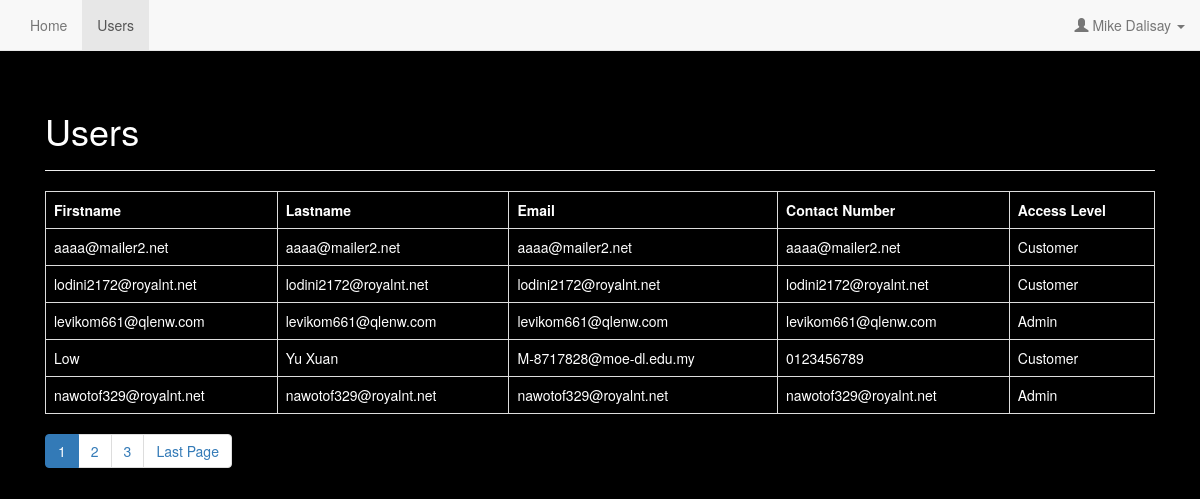
Page /admin/read_users.php (signed in) on the committed database.
### tables this page shows
CREATE TABLE `users` (
  `id` int(11) NOT NULL,
  `firstname` varchar(32) NOT NULL,
  `lastname` varchar(32) NOT NULL,
  `email` varchar(64) NOT NULL,
  `contact_number` varchar(64) NOT NULL,
  `address` text NOT NULL,
  `password` varchar(512) NOT NULL,
  `access_level` varchar(16) NOT NULL,
  `access_code` text NOT NULL,
  `status` int(11) NOT NULL COMMENT '0=pending,1=confirmed',
  `created` datetime NOT NULL,
  `modified` timestamp NOT NULL DEFAULT current_timestamp() ON UPDATE current_timestamp()
);

### config/core.php (called while the page is built, shortened)
<?php
$home_url = "http://localhost/Session-Lg/";
$page = isset($_GET['page']) ? $_GET['page'] : 1;
$records_per_page = 5;
$from_record_num = ($records_per_page * $page) - $records_per_page;

### objects/user.php (called while the page is built, shortened)
<?php
class User
{
    private $conn;
    private $table_name = "users";
    function readAll($from_record_num, $records_per_page)
    {
        $query = "SELECT
                id,
                firstname,
                lastname,
                email,
                contact_number,
                access_level,
                created
            FROM " . $this->table_name . "
            ORDER BY id DESC
            LIMIT ?, ?";
        $stmt = $this->conn->prepare($query);
        $stmt->bindParam(1, $from_record_num, PDO::PARAM_INT);
        $stmt->bindParam(2, $records_per_page, PDO::PARAM_INT);
        $stmt->execute();
        return $stmt;
    }
    public function countAll()
    {
        $query = "SELECT id FROM " . $this->table_name . "";
        $stmt = $this->conn->prepare($query);
        $stmt->execute();
        $num = $stmt->rowCount();
        return $num;
    }
    public function __construct($db)
    {
        $this->conn = $db;
    }
}

### admin/read_users_template.php (the view)
<?php
if($num>0){
    echo "<table class='table table-responsive table-bordered'>";
    echo "<tr>";
        echo "<th>Firstname</th>";
        echo "<th>Lastname</th>";
        echo "<th>Email</th>";
        echo "<th>Contact Number</th>";
        echo "<th>Access Level</th>";
    echo "</tr>";
        while ($row = $stmt->fetch(PDO::FETCH_ASSOC)){
        extract($row);
        echo "<tr>";
            echo "<td>{$firstname}</td>";
            echo "<td>{$lastname}</td>";
            echo "<td>{$email}</td>";
            echo "<td>{$contact_number}</td>";
            echo "<td>{$access_level}</td>";
        echo "</tr>";
        }
    echo "</table>";
    $page_url="read_users.php?";
    $total_rows = $user->countAll();
    include_once 'paging.php';
}
else{
    echo "<div class='alert alert-danger'>
        <strong>No users found.</strong>
    </div>";
}

### admin/layout_head.php (shortened to what this page needs)
<!DOCTYPE html>
<html lang="en">
<head>
    <link href="https://maxcdn.bootstrapcdn.com/bootstrap/3.3.7/css/bootstrap.min.css" rel="stylesheet" media="screen" />
    <link href="<?php echo $home_url . "libs/css/admin.css" ?>" rel="stylesheet" />
</head>
<body>
    <?php
    include_once "navigation.php";
    ?>
    <div class="container">
        <div class="col-md-12">
            <div class="page-header">
                <h1><?php echo isset($page_title) ? $page_title : "Admin"; ?></h1>
            </div>
        </div>

### admin/navigation.php (shortened to what this page needs)
<div class="navbar navbar-default navbar-static-top" role="navigation">
    <div class="container-fluid">
        <div class="navbar-collapse collapse">
            <ul class="nav navbar-nav">
                <li <?php echo $page_title == "Admin Index" ? "class='active'" : ""; ?>>
                    <a href="<?php echo $home_url; ?>admin/index.php">Home</a>
                </li>
                <li <?php
                    echo $page_title == "Users" ? "class='active'" : ""; ?>>
                    <a href="<?php echo $home_url; ?>admin/read_users.php">Users</a>
                </li>
            </ul>
            <ul class="nav navbar-nav navbar-right">
                <li>
                    <a href="#" class="dropdown-toggle" data-toggle="dropdown" role="button" aria-expanded="false">
                        <span class="glyphicon glyphicon-user" aria-hidden="true"></span>
                        <?php echo $_SESSION['firstname'] . ' ' . $_SESSION['lastname']; ?>
                        <span class="caret"></span>
                    </a>
                </li>
            </ul>
        </div>
    </div>
</div>

### admin/read_users.php (shortened to what this page needs)
<?php
include_once "../config/core.php";
include_once '../objects/user.php';
$database = new Database();
$db = $database->getConnection();
$user = new User($db);
$page_title = "Users";
include_once "layout_head.php";
echo "<div class='col-md-12'>";
    $stmt = $user->readAll($from_record_num, $records_per_page);
    $num = $stmt->rowCount();
    include_once "read_users_template.php";
echo "</div>";
include_once "layout_foot.php";

### admin/paging.php (shortened to what this page needs)
<?php
echo "<ul class=\"pagination margin-zero\">";
$total_pages = ceil($total_rows / $records_per_page);
$range = 2;
$initial_num = $page - $range;
$condition_limit_num = ($page + $range)  + 1;
for ($x=$initial_num; $x<$condition_limit_num; $x++) {
    if (($x > 0) && ($x <= $total_pages)) {
        if ($x == $page) {
            echo "<li class='active'><a href=\"#\">$x <span class=\"sr-only\">(current)</span></a></li>";
        }
        else {
            echo "<li><a href='{$page_url}page=$x'>$x</a></li>";
        }
    }
}
if($page<$total_pages){
    echo "<li><a href='" .$page_url . "page={$total_pages}' title='Last page is {$total_pages}.'>";
        echo "Last Page";
    echo "</a></li>";
}
echo "</ul>";

### admin/layout_foot.php (shortened to what this page needs)
</div>
</body>
</html>

### libs/css/admin.css (style rules this page uses)
body { background-color: black; color: white; }
.margin-zero { margin: 0; }

### rows in the picture
users: firstname "aaaa@mailer2.net", lastname "aaaa@mailer2.net", email "aaaa@mailer2.net", contact_number "aaaa@mailer2.net", access_level "Customer"
users: firstname "lodini2172@royalnt.net", lastname "lodini2172@royalnt.net", email "lodini2172@royalnt.net", contact_number "lodini2172@royalnt.net", access_level "Customer"
users: firstname "levikom661@qlenw.com", lastname "levikom661@qlenw.com", email "levikom661@qlenw.com", contact_number "levikom661@qlenw.com", access_level "Admin"
users: firstname "Low", lastname "Yu Xuan", email "M-8717828@moe-dl.edu.my", contact_number "0123456789", access_level "Customer"
users: firstname "nawotof329@royalnt.net", lastname "nawotof329@royalnt.net", email "nawotof329@royalnt.net", contact_number "nawotof329@royalnt.net", access_level "Admin"

### other values in the picture
$_SESSION['firstname'] "Mike"
$_SESSION['lastname'] "Dalisay"
$page_title "Users"
